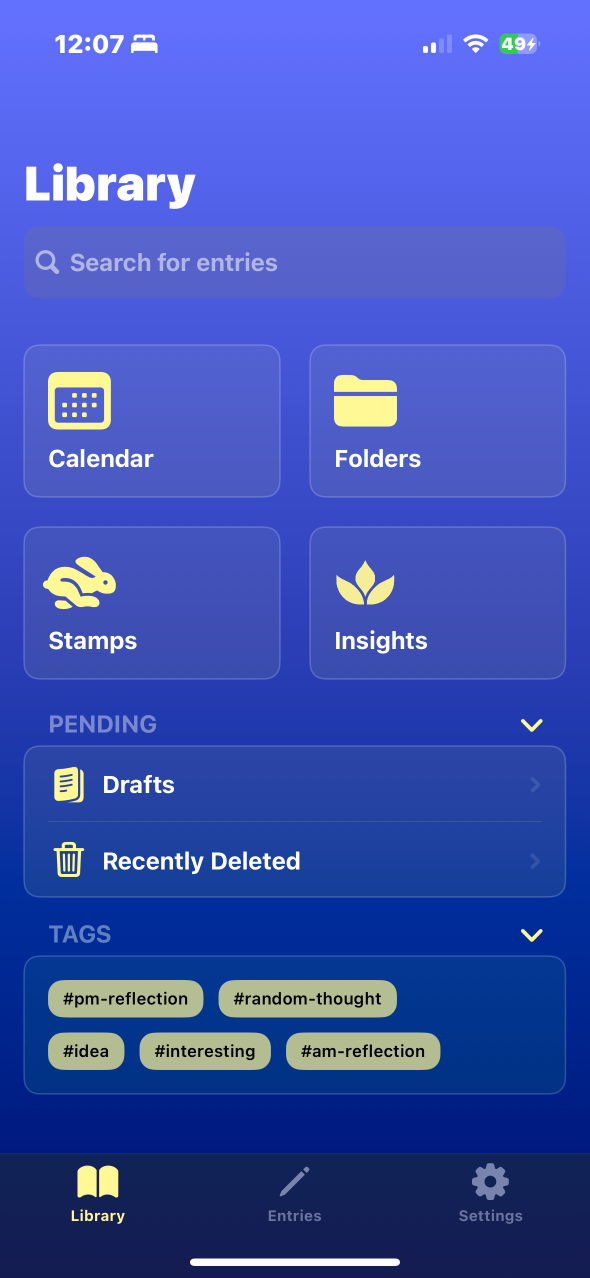
#> input picture images/screenshots/IMG_1627.PNG, 1179 x 2556 px (shown at 1/2 size); its folder holds only this picture in this run
$ python resize_screenshots.py --input-dir images/screenshots
#> lines starting #> are read from the running program, lines starting #| are printed output that depends on the picture
#> (reads screenshots tablet no frame/descriptions.json from the repository)
#!/usr/bin/env python3
"""
Script to resize screenshots in the images folder to 1320x2868 pixels
and save them to a new resized_screenshots folder with three variations:
1. distorted_fit: Screenshot stretched to exactly 1320x2868 px
2. scaled_with_space: Screenshot scaled down with space for text above
3. scaled_with_text: Screenshot scaled down with feature description text overlay
"""

import os
import sys
from PIL import Image, ImageDraw, ImageFont
import glob
import json

# Configuration
TARGET_SIZE = (1320, 2868)
TEXT_SPACE_RATIO = 0.3
BOTTOM_PADDING_RATIO = 0.10  # Increased to 10%

# Theme configurations (from themes.js)
THEMES = {
    'cloud': {
        'topColor': (100, 114, 255),
        'bottomColor': (0, 4, 114),
        'accentColor': (255, 248, 148),
        'textColor': (255, 255, 255)
    },
    'chrome': {
        'topColor': (0, 0, 0),
        'bottomColor': (0, 65, 144),
        'accentColor': (146, 255, 255),
        'textColor': (255, 255, 255)
    },
    'mocha': {
        'topColor': (106, 84, 80),
        'bottomColor': (20, 15, 17),
        'accentColor': (255, 255, 255),
        'textColor': (255, 255, 255)
    },
    'mag': {
        'topColor': (199, 155, 161),
        'bottomColor': (186, 231, 194),
        'accentColor': (245, 255, 185),
        'textColor': (0, 0, 0)
    },
    'wheatgrass': {
        'topColor': (10, 31, 0),  # Adjusted from negative values
        'bottomColor': (0, 98, 66),  # Adjusted from negative values
        'accentColor': (150, 100, 255),
        'textColor': (255, 255, 255)
    },
    'scarab': {
        'topColor': (165, 61, 158),
        'bottomColor': (112, 112, 112),
        'accentColor': (204, 255, 141),
        'textColor': (255, 255, 255)
    },
    'hyacinth': {
    'topColor': (128, 125, 255),
    'bottomColor': (88, 184, 255),
    'accentColor': (255, 189, 201),
    'textColor': (0, 0, 0)
    }
}

font = 'Fonts/Original Fonts/KatyasHandwriting-Regular.ttf'

# Map theme fontName to system font names (no TTF files needed)
THEME_FONT_PATHS = {
    'cloud': 'Fonts/Original Fonts/KatyasHandwriting-Regular.ttf',  # Custom handwriting font
    'chrome': 'Fonts/Original Fonts/KatyasHandwriting-Regular.ttf',
    'mocha': 'Avenir',  # Safe system font, free for commercial use
    'scarab': 'Fonts/Original Fonts/KatyasHandwriting-Regular.ttf',  # Safe system font, free for commercial use
    'wheatgrass': 'Fonts/Original Fonts/KatyasHandwriting-Regular.ttf',  # Safe system font, free for commercial use
    'mag': font,  # Safe system font, free for commercial use
}

    # # 'cloud': 'Fonts/Original Fonts/KatyasHandwriting-Regular.ttf',
    # 'chrome': 'Fonts/brass-mono/BrassMono-Bold.ttf',
    # # 'mocha': 'Fonts/Catbrother/Catbrother.ttf',
    # 'scarab': 'Fonts/brass-mono/BrassMono-Bold.ttf',
    # 'wheatgrass': 'Fonts/brass-mono/BrassMono-Bold.ttf',
    # 'mag': 'Fonts/brass-mono/BrassMono-Bold.ttf',


# Map theme fontName to bold system font names for titles
THEME_BOLD_FONT_PATHS = {
    'cloud': 'Fonts/Original Fonts/KatyasHandwriting-Regular.ttf',  # Custom handwriting font
    'chrome': 'Fonts/Original Fonts/KatyasHandwriting-Regular.ttf',  # Bold monospace, safe for commercial use
    # 'chrome': 'Courier-Bold',  # Bold monospace, safe for commercial use
    'mocha': 'Avenir-Bold',  # Bold version, safe for commercial use
    'scarab': 'Fonts/Original Fonts/KatyasHandwriting-Regular.ttf',  # Bold monospace, safe for commercial use
    'wheatgrass': 'Monaco-Bold',  # Bold monospace, safe for commercial use
    'mag': 'Fonts/Original Fonts/KatyasHandwriting-Regular.ttf',  # Bold version, safe for commercial use
}

# Font size multipliers for different font types (display fonts need larger sizes)
FONT_SIZE_MULTIPLIERS = {
    'cloud': 1.0,  # Regular font
    'chrome': 1.0,  # Monospace font
    'mocha': 1.0,   # Display font - needs much larger size
    'scarab': 1.0,  # Monospace font
    'wheatgrass': 1.0,  # Monospace font
    'mag': 1.1,  # Regular font
}

# Feature descriptions mapping
FEATURE_DESCRIPTIONS = {
    'insights': 'Gain valuable insights into your journaling patterns and emotional trends',
    'stamps': 'Use custom stamps to quickly categorize and organize your entries',
    'calendar-schedule': 'Plan and schedule your journaling sessions with calendar integration',
    'privacy': 'Keep your thoughts secure with advanced privacy and encryption features',
    'customization': 'Personalize your journaling experience with themes and custom settings',
    'minimal-cognitive': 'Focus on writing with a clean, distraction-free interface',
    'search-organization': 'Find and organize your entries with powerful search and tagging',
    'easy-creation': 'Create beautiful journal entries quickly and effortlessly',
    'default screenshots': 'Experience the core journaling features designed for daily use'
}

def create_gradient_background(width, height, top_color, bottom_color):
    """Create a gradient background image."""
    img = Image.new('RGB', (width, height))
    draw = ImageDraw.Draw(img)

    for y in range(height):
        # Calculate gradient ratio
        ratio = y / height
        # Interpolate between top and bottom colors
        r = int(top_color[0] * (1 - ratio) + bottom_color[0] * ratio)
        g = int(top_color[1] * (1 - ratio) + bottom_color[1] * ratio)
        b = int(top_color[2] * (1 - ratio) + bottom_color[2] * ratio)

        # Draw horizontal line with interpolated color
        draw.line([(0, y), (width, y)], fill=(r, g, b))

    return img

def create_distorted_fit(input_path, output_path, target_size=TARGET_SIZE):
    """
    Create a version where the screenshot is stretched/distorted to fit exactly 1320x2868 px, with transparent background.
    """
#> called with input_path = 'images/screenshots/IMG_1627.PNG', target_size = (1320, 2868)
    try:
        with Image.open(input_path) as img:
            # Always convert to RGBA to preserve alpha
#> img is the input picture: PIL image 1179x2556 RGB; mean R, G, B 60.4, 81.8, 178.1
            if img.mode != 'RGBA':
                img = img.convert('RGBA')
#> img: PIL image 1179x2556 RGBA
            # Resize to target size (distort)
            final_img = img.resize(target_size, Image.Resampling.LANCZOS)
            # Create a fully transparent background
            transparent_bg = Image.new('RGBA', target_size, (0, 0, 0, 0))
#> transparent_bg: PIL image 1320x2868 RGBA; every value is 0
            # Composite the screenshot onto the transparent background using its alpha
            paste_with_alpha(transparent_bg, final_img, (0, 0))
            # Ensure output directory exists
            os.makedirs(os.path.dirname(output_path), exist_ok=True)
            # Save as PNG to preserve transparency
            transparent_bg.save(output_path, 'PNG')
            print(f"Distorted fit: {input_path} -> {output_path}")
    except Exception as e:
        print(f"Error processing {input_path}: {e}")

def create_scaled_with_space(input_path, output_path, target_size=TARGET_SIZE, text_space_ratio=TEXT_SPACE_RATIO, bottom_padding_ratio=0.03, theme_name='cloud', descriptions=None, rel_path=None):
    """
    Move screenshot lower, with only a small gap (3%) at the bottom.
    """
#> called with input_path = 'images/screenshots/IMG_1627.PNG', target_size = (1320, 2868), text_space_ratio = 0.3, bottom_padding_ratio = 0.03, theme_name = 'cloud', rel_path = '../IMG_1627.PNG'
    try:
        # Determine theme from descriptions if available
        theme_to_use = theme_name
        if descriptions and rel_path in descriptions:
            entry = descriptions[rel_path]
            if isinstance(entry, dict) and 'theme' in entry:
                theme_to_use = entry['theme']
        theme = THEMES.get(theme_to_use, THEMES['cloud'])
        with Image.open(input_path) as img:
            if img.mode != 'RGBA':
                img = img.convert('RGBA')
            top_color = theme['topColor']
            bottom_color = theme['bottomColor']
            text_space_height = int(target_size[1] * text_space_ratio)
            bottom_padding_height = int(target_size[1] * bottom_padding_ratio)
            image_space_height = target_size[1] - text_space_height - bottom_padding_height

            # Calculate scaling to fit in image space with 1.1 factor
            img_ratio = img.size[0] / img.size[1]
            max_width = int(target_size[0] * 1.1)  # Use 1.1 scaling for consistency
            max_height = int(image_space_height * 1.1)  # Use 1.1 scaling for consistency

            if img_ratio > max_width / max_height:
                new_width = max_width
                new_height = int(max_width / img_ratio)
            else:
                new_height = max_height
                new_width = int(max_height * img_ratio)

            resized_img = img.resize((new_width, new_height), Image.Resampling.LANCZOS)
            final_img = create_gradient_background(target_size[0], target_size[1], top_color, bottom_color).convert('RGBA')
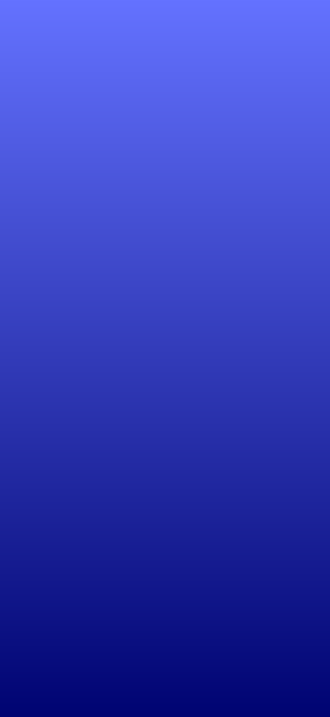
#> final_img: PIL image 1320x2868 RGBA (shown at 1/4 size); mean R, G, B, A 49.5, 58.5, 184, 255
            x_offset = (target_size[0] - new_width) // 2
            # Maintain the same bottom gap as before (3% of target height)
            bottom_gap = int(target_size[1] * 0.0258)  # Reduced from 0.03 to 0.0258 (14% decrease)
            y_offset = target_size[1] - bottom_gap - new_height - int(new_height * 0.05)  # Moved up by 5%
            paste_with_alpha(final_img, resized_img, (x_offset, y_offset))
#> call 2 of paste_with_alpha, with position = (172, 576)
#> in paste_with_alpha (call 2), `bg.paste(fg, position, fg.split()[-1])`:
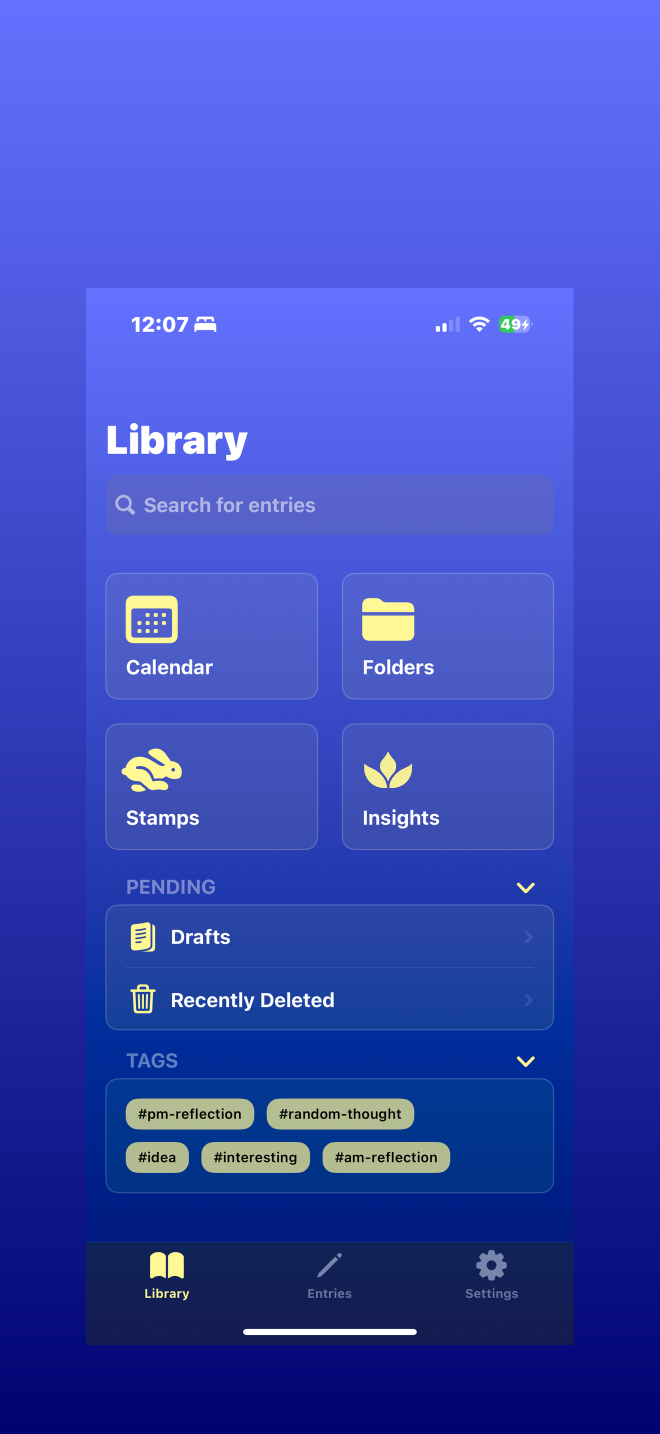
#> bg: PIL image 1320x2868 RGBA (shown at 1/2 size); mean R, G, B, A 59.2, 75.3, 186.1, 255
            os.makedirs(os.path.dirname(output_path), exist_ok=True)
            final_img.save(output_path, 'PNG')
            print(f"Scaled with space: {input_path} -> {output_path}")
    except Exception as e:
        print(f"Error processing {input_path}: {e}")

def create_scaled_with_text(input_path, output_path, target_size=TARGET_SIZE, text_space_ratio=TEXT_SPACE_RATIO, bottom_padding_ratio=0.03, theme_name='cloud', descriptions=None, rel_path=None):
#> called with input_path = 'images/screenshots/IMG_1627.PNG', target_size = (1320, 2868), text_space_ratio = 0.3, bottom_padding_ratio = 0.03, theme_name = 'cloud', rel_path = '../IMG_1627.PNG'
    try:
        # Determine theme from descriptions if available
        theme_to_use = theme_name
        title_text = ""
        description_text = ""

        if descriptions and rel_path in descriptions:
            entry = descriptions[rel_path]
            if isinstance(entry, dict):
                if 'theme' in entry:
                    theme_to_use = entry['theme']
                if 'title' in entry:
                    title_text = entry['title']
                if 'description' in entry:
                    description_text = entry['description']

        # Fallback to feature description if no custom description
        if not description_text:
            feature_name = rel_path.split('/')[0] if '/' in rel_path else 'default'
            description_text = FEATURE_DESCRIPTIONS.get(feature_name, "Journal your thoughts with ease")

        theme = THEMES.get(theme_to_use, THEMES['cloud'])
        top_color = theme['topColor']
        bottom_color = theme['bottomColor']
        accent_color = theme['accentColor']

        # Calculate available space for the image (bottom portion minus bottom padding)
        text_space_height = int(target_size[1] * text_space_ratio)
        bottom_padding = int(target_size[1] * bottom_padding_ratio)
        image_space_height = target_size[1] - text_space_height - bottom_padding

        # Create gradient background
        final_img = Image.new('RGB', target_size)
        draw = ImageDraw.Draw(final_img)

        # Create gradient
        for y in range(target_size[1]):
            ratio = y / target_size[1]
            r = int(top_color[0] * (1 - ratio) + bottom_color[0] * ratio)
            g = int(top_color[1] * (1 - ratio) + bottom_color[1] * ratio)
            b = int(top_color[2] * (1 - ratio) + bottom_color[2] * ratio)
            draw.line([(0, y), (target_size[0], y)], fill=(r, g, b))
#> (the rest of the program and of its run is left out)
